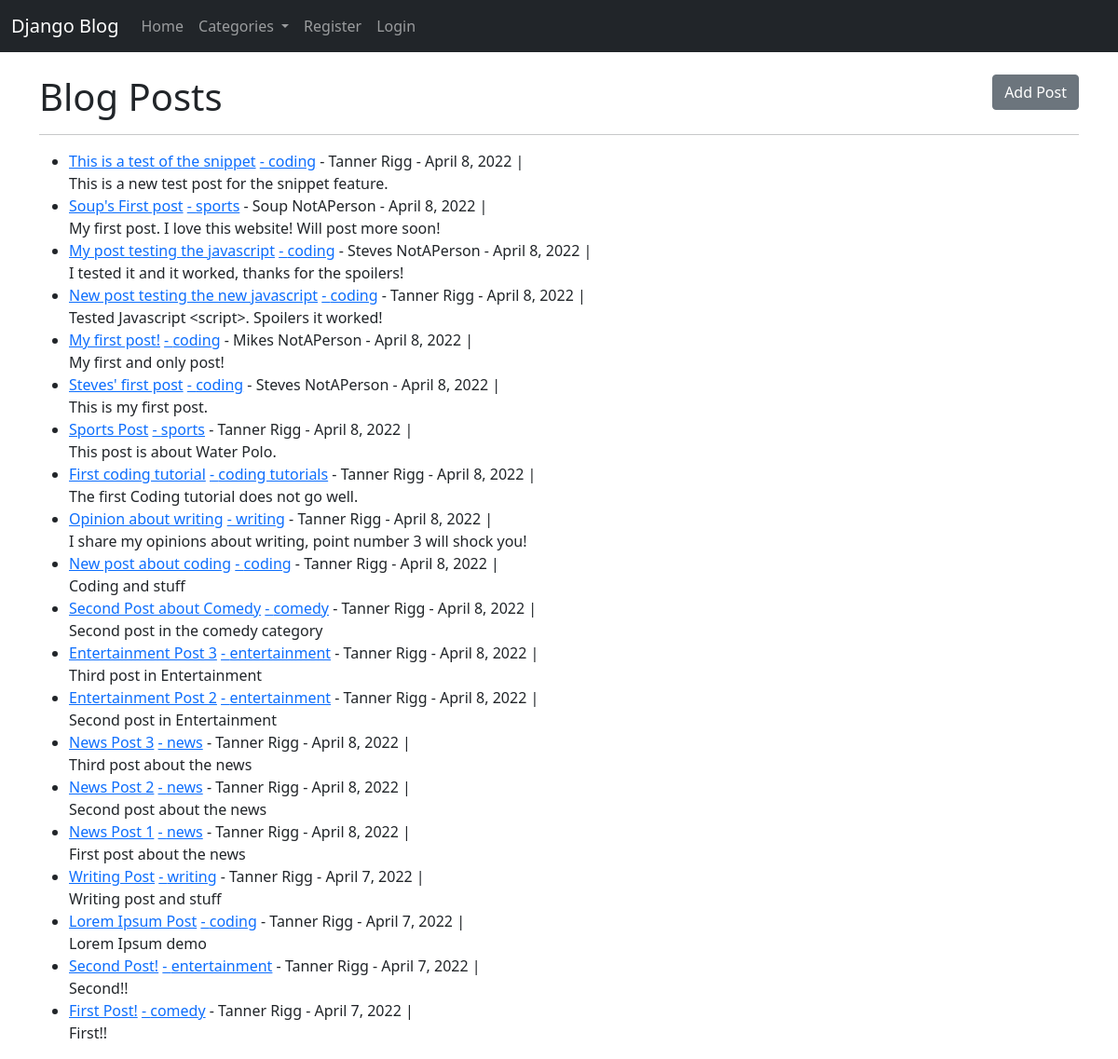
The app's page /, older data.
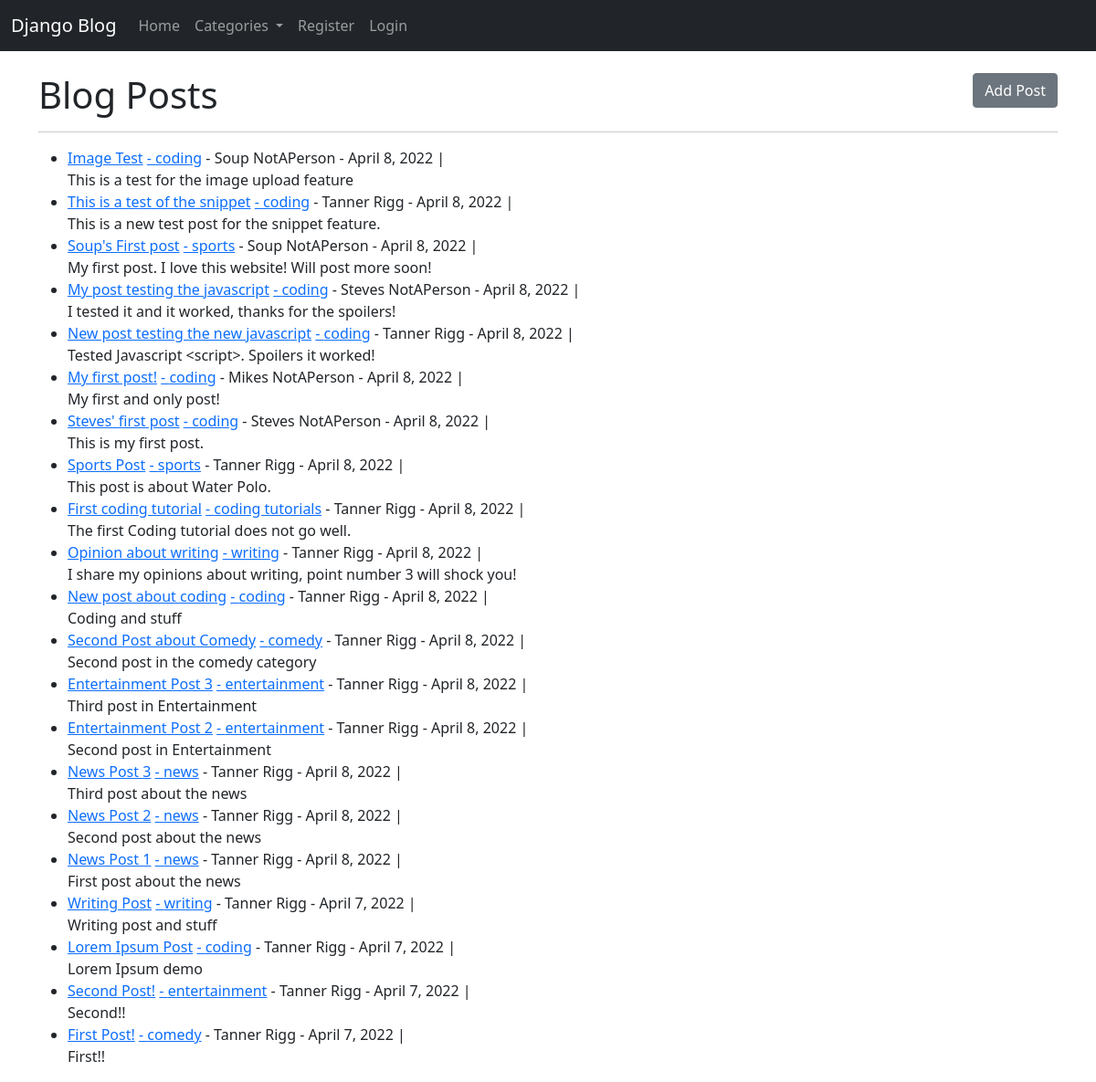
The same page, newer data.
### theblog/models.py (models this page shows, shortened)
class Post(models.Model):
    title = models.CharField(max_length=255)
    header_image = models.ImageField(null=True, blank=True, upload_to='images/')
    author = models.ForeignKey(User, on_delete=models.CASCADE)
    body = RichTextField(blank='True', null=True)
    post_date = models.DateField(auto_now_add=True)
    category = models.CharField(max_length=255, default='unspecified')
    likes = models.ManyToManyField(User, related_name='blog_posts')
    snippet = models.CharField(max_length=255,)

### theblog/views.py (the view)
# urls.py: path('', HomeView.as_view(), name= "home"),
class HomeView(ListView):
    model = Post
    template_name = 'home.html'
    ordering = ['-id']
    def get_context_data(self, *args, **kwargs):
        cat_menu = Category.objects.all().order_by('name')
        context = super(HomeView, self).get_context_data(*args, **kwargs)
        context["cat_menu"] = cat_menu
        return context

### theblog/models.py (called while the page is built)
    def __str__(self):
        return self.name

### theblog/templates/home.html
{% extends 'base.html' %}
{% block content %}
<h1>Blog Posts <small><small><small><a href="{% url 'add_post' %}" class="btn btn-secondary" style="float: right;"> Add Post </a></small></small></small></h1><hr>
<ul>
{% for post in object_list %}
    <li><a href="{% url 'article-detail' post.pk %}">{{ post.title }}</a>
       <a href="{% url 'category' post.category|slugify %}">- {{ post.category }}</a>
        - {{ post.author.first_name }} {{ post.author.last_name }}
        - {{ post.post_date }} |
    {% if user.is_authenticated %}
        {% if user.id == post.author.id %}
            <small>
                <a href="{% url 'update_post' post.pk %}">[Edit]</a>
                <a href="{% url 'delete_post' post.pk %}">[Delete]</a>
            </small><br>
        {% else %}
            <br>
        {% endif %}
    {% else %}
        <br>
    {% endif %}
    {{ post.snippet }}
    </li>
{% endfor%}
</ul>
{% endblock %}

Row changes from the older to the newer data that the page shows:
added Post: title "Image Test", category "coding", author.first_name "Soup", author.last_name "NotAPerson", post_date "April 8, 2022", snippet "This is a test for the image upload feature"
